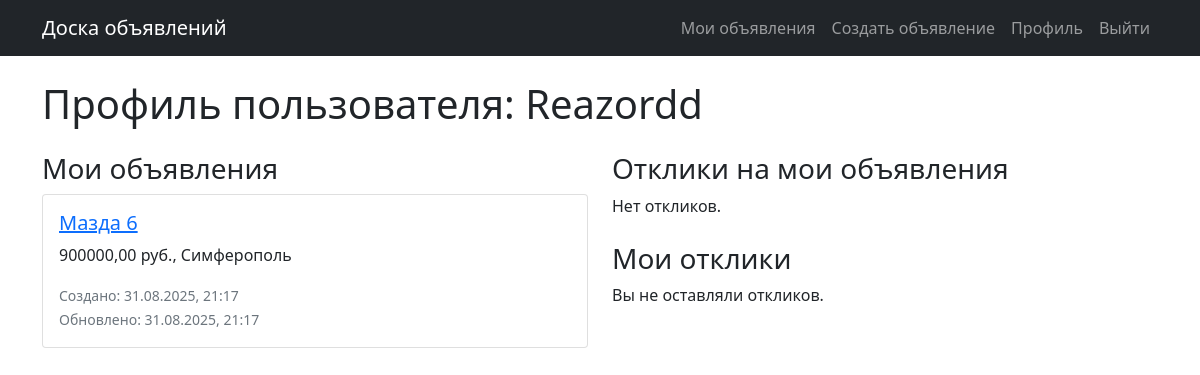
The page /profile/Reazordd/ (signed in) on the database its author committed.
### ads/models.py (models this page shows, shortened)
class Advertisement(models.Model):
    title = models.CharField(max_length=200)
    slug = models.SlugField(max_length=200, unique=True, blank=True)
    description = models.TextField()
    price = models.DecimalField(max_digits=10, decimal_places=2)
    city = models.ForeignKey(City, on_delete=models.CASCADE)
    category = models.ForeignKey(Category, on_delete=models.CASCADE, verbose_name="Категория")
    tags = models.ManyToManyField(Tag, blank=True, verbose_name="Теги")
    author = models.ForeignKey(User, on_delete=models.CASCADE)
    cover = models.ImageField(upload_to='covers/%Y/%m/%d/', blank=True, null=True)
    created_at = models.DateTimeField(auto_now_add=True)
    updated_at = models.DateTimeField(auto_now=True)  # Добавляем auto_now=True

class City(models.Model):
    name = models.CharField(max_length=100, unique=True, verbose_name="Название города")
    slug = models.SlugField(max_length=100, unique=True, verbose_name="URL-адрес города")  # Убираем blank=True, null=True
    created_at = models.DateTimeField(auto_now_add=True)
    class Meta:
        verbose_name = "Город"
        verbose_name_plural = "Города"
        ordering = ['name']
    def __str__(self):
        return self.name

### ads/views.py (the view)
# urls.py: path('profile/<str:username>/', views.ProfileView.as_view(), name='profile'),
class ProfileView(LoginRequiredMixin, DetailView):
    model = User
    template_name = 'ads/profile.html'
    context_object_name = 'profile_user'
    slug_field = 'username'
    slug_url_kwarg = 'username'
    def get_context_data(self, **kwargs):
        context = super().get_context_data(**kwargs)
        user = self.get_object()
        context['advertisements'] = Advertisement.objects.filter(author=user)
        context['received_responses'] = Response.objects.filter(recipient=user).order_by('-created_at')
        context['sent_responses'] = Response.objects.filter(sender=user).order_by('-created_at')
        return context

### ads/templates/ads/profile.html (shortened to what this page needs)
{% extends 'ads/base.html' %}
{% block content %}
    <h1>Профиль пользователя: {{ profile_user.username }}</h1>
    <div class="row mt-4">
        <div class="col-md-6">
            <h3>Мои объявления</h3>
            {% for ad in advertisements %}
                <div class="card mb-2">
                    <div class="card-body">
                        <h5><a href="{% url 'advertisement_detail' ad.slug %}">{{ ad.title }}</a></h5>
                        <p>{{ ad.price }} руб., {{ ad.city }}</p>
                        <small class="text-muted">
                            Создано: <time datetime="{{ ad.created_at|date:'c' }}">{{ ad.created_at|date:"d.m.Y H:i" }}</time><br>
                            Обновлено: <time datetime="{{ ad.updated_at|date:'c' }}">{{ ad.updated_at|date:"d.m.Y H:i" }}</time>
                        </small>
                    </div>
                </div>
            {% empty %}
                <p>Нет объявлений.</p>
            {% endfor %}
        </div>
        <div class="col-md-6">
            <h3>Отклики на мои объявления</h3>
            {% for response in received_responses %}
                <div class="card mb-2 {% if response.status == 'accepted' %}border-success{% elif response.status == 'rejected' %}border-danger{% endif %}">
                    <div class="card-body">
                        <h5>
                            <a href="{% url 'advertisement_detail' response.advertisement.slug %}">
                                {{ response.advertisement.title }}
                            </a>
                        </h5>
                        <p>{{ response.text }}</p>
                        <p>
                            От: <a href="{% url 'profile' response.sender.username %}">{{ response.sender.username }}</a> |
                            <time datetime="{{ response.created_at|date:'c' }}">{{ response.created_at|date:"d.m.Y H:i" }}</time> |
                            Статус: {{ response.get_status_display }}
                        </p>
                        {% if response.status == 'new' and user == profile_user %}
                            <a href="{% url 'accept_response' response.pk %}" class="btn btn-success btn-sm">Принять</a>
                            <a href="{% url 'reject_response' response.pk %}" class="btn btn-danger btn-sm">Отклонить</a>
                        {% endif %}
                    </div>
                </div>
            {% empty %}
                <p>Нет откликов.</p>
            {% endfor %}
            <h3 class="mt-4">Мои отклики</h3>
            {% for response in sent_responses %}
                <div class="card mb-2 {% if response.status == 'accepted' %}border-success{% elif response.status == 'rejected' %}border-danger{% endif %}">
                    <div class="card-body">
                        <h5>
                            <a href="{% url 'advertisement_detail' response.advertisement.slug %}">
                                {{ response.advertisement.title }}
                            </a>
                        </h5>
                        <p>{{ response.text }}</p>
                        <p>
                            Кому: <a href="{% url 'profile' response.recipient.username %}">{{ response.recipient.username }}</a> |
                            <time datetime="{{ response.created_at|date:'c' }}">{{ response.created_at|date:"d.m.Y H:i" }}</time> |
                            Статус: {{ response.get_status_display }}
                        </p>
                    </div>
                </div>
            {% empty %}
                <p>Вы не оставляли откликов.</p>
            {% endfor %}
        </div>
    </div>
{% endblock %}

### rows shown on the page
Advertisement: title "Мазда 6", price "900000,00", city "Симферополь"

### other values the page prints
{{ profile_user.username }} "Reazordd"
